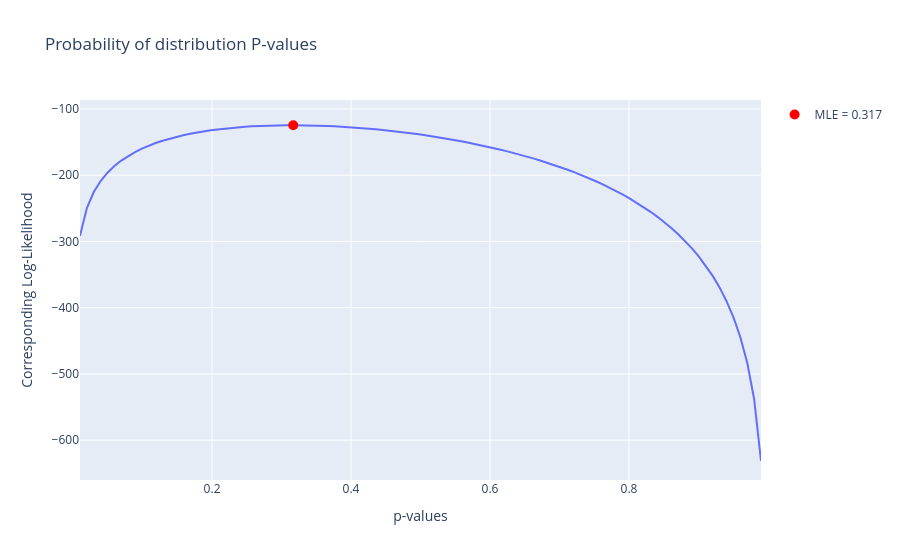

Here is the notebook cell this chart was saved with:
### Code cell
fig = px.line(x=p_values, y=likelihoods_vector, title="Probability of distribution P-values")

fig.add_scatter(
    x=[p_mle], 
    y=[max(likelihoods_vector)], 
    mode="markers",
    marker=dict(color="red", size=10),
    name=f"MLE = {p_mle:.3f}"
)

fig.update_layout(
    xaxis_title="p-values", yaxis_title="Corresponding Log-Likelihood"
)
fig.show()
